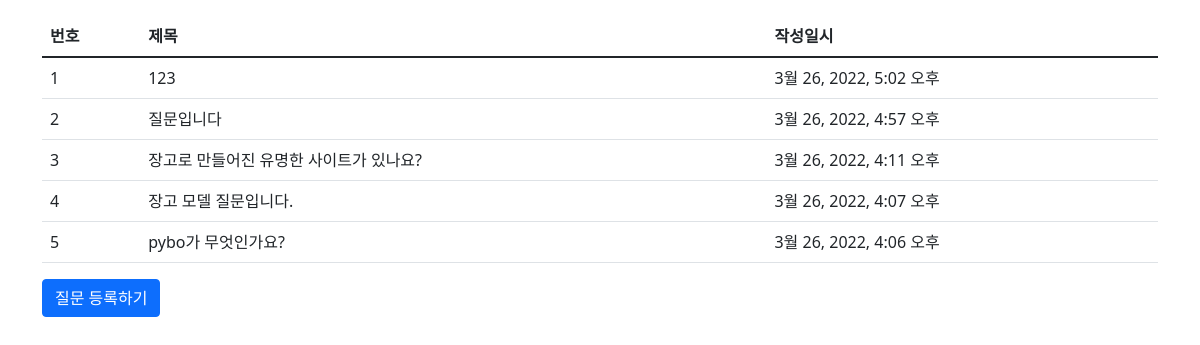
Screenshot of /pybo/ with the database file from the repository.
### pybo/models.py (models this page shows, shortened)
class Question(models.Model):
    subject = models.CharField(max_length=200)
    content = models.TextField()
    create_date = models.DateTimeField()

### pybo/views.py (the view)
# urls.py: path('', views.index, name='index'),
def index(request):
    question_list = Question.objects.order_by('-create_date')
    context = {'question_list': question_list}
    return render(request, 'pybo/question_list.html', context)

### templates/pybo/question_list.html
{% extends 'base.html' %}
{% block content %}
<div class="container my-3">
  <table class="table table-hover">
    <thead>
      <tr>
        <th scope="col">번호</th>
        <th scope="col">제목</th>
        <th scope="col">작성일시</th>
      </tr>
    </thead>
    <tbody>
      {% if question_list %}
      {% for question in question_list %}
      <tr>
        <td>{{ forloop.counter }}</td>
        <td>
          <a href="{% url 'pybo:detail' question.id %}" class="text-decoration-none text-dark">{{ question.subject }}</a>
        </td>
        <td>{{ question.create_date }}</td>
      </tr>
      {% endfor %}
      {% else %}
      <tr>
        <td colspan="3">질문이 없습니다.</td>
      </tr>
      {% endif %}
    </tbody>
  </table>
  <a href="{% url 'pybo:question_create' %}" class="btn btn-primary">질문 등록하기</a>
</div>
{% endblock %}

### rows the page displays
Question: subject "123", create_date "3월 26, 2022, 5:02 오후"
Question: subject "질문입니다", create_date "3월 26, 2022, 4:57 오후"
Question: subject "장고로 만들어진 유명한 사이트가 있나요?", create_date "3월 26, 2022, 4:11 오후"
Question: subject "장고 모델 질문입니다.", create_date "3월 26, 2022, 4:07 오후"
Question: subject "pybo가 무엇인가요?", create_date "3월 26, 2022, 4:06 오후"
